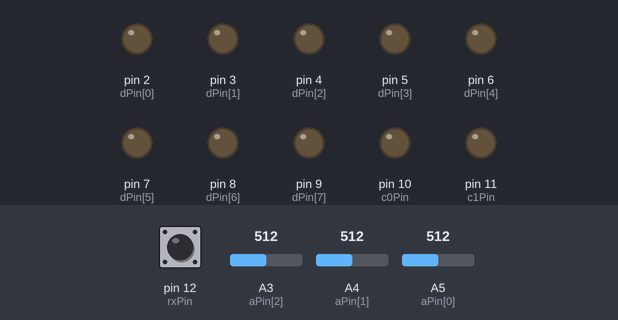
Simulated run of this sketch. Board: Arduino Uno, built with avr-gcc and run on an emulated ATmega328P. Shown: output pins drawn as LEDs (lit = HIGH). The test bench sets the inputs (shaded band); at power-on: pin 12 (rxPin) HIGH, A3 (aPin[2]) = 512, A4 (aPin[1]) = 512, A5 (aPin[0]) = 512. Pins used as bus, display or sensor lines are not drawn.

Above: at 2.2 s.
2.3 s: pin 12 (rxPin) pulsed LOW 5 times (0.12 s each, 0.3 s apart)
At 2.57 s:
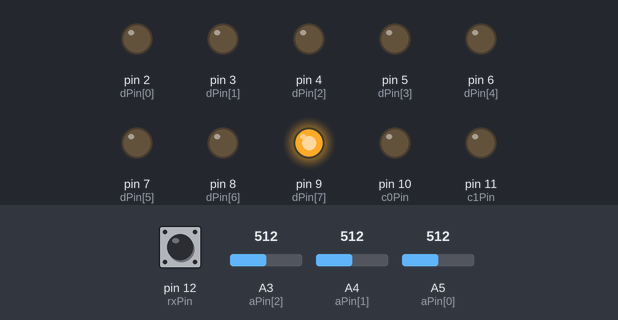
At 4.4 s:
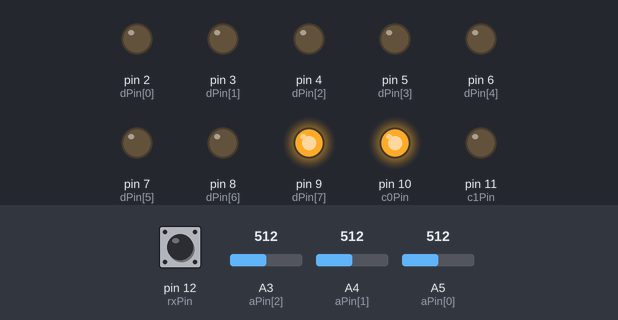
Timing chart, 0 to 5.9 s (numbered marks = the images above; inputs shaded):
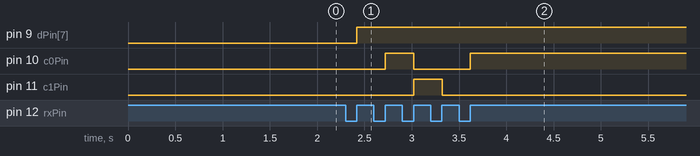

Measured:
- after the input at 2.3 s, pin 9 (dPin[7]): LOW → HIGH after 0.12 s; pin 10 (c0Pin): LOW → HIGH after 0.42 s, → LOW 0.30 s later, → HIGH 0.60 s later; pin 11 (c1Pin): LOW → HIGH after 0.72 s, → LOW 0.30 s later

The sketch:

communicationSerieSimple.ino
```cpp
#define usleep 10000

//#define ledON
// constants won't change. They're used here to
// set pin numbers:
const int txPin = 13;
const int rxPin = 12;
const int dPin[8] ={
  2,3,4,5,6,7,8,9}; //data pin 0
const int c0Pin = 10; //control pin0
const int c1Pin = 11; //control pin1
const int aPin[3] ={
  A5,A4,A3}; //sensor pin
#ifdef ledON
const int led0Pin = A0;
const int led1Pin = A1;
#endif
// variables will change:
int i;
int iAnalog;
int val1;
int val2;
int val3;

void setup() {
#ifdef ledON
  digitalWrite(led1Pin, HIGH);
  digitalWrite(led0Pin, LOW);
#endif
  //Serial.begin(9600);
  //Serial.print("Debut Setup\n");
  for (i = 0; i < 8; i++) {
    pinMode(dPin[i], OUTPUT);
  }
  pinMode(c0Pin, OUTPUT);
  pinMode(c1Pin, OUTPUT);
  pinMode(rxPin, INPUT);
  pinMode(txPin, OUTPUT);
  pinMode(txPin, OUTPUT);
#ifdef ledON
  pinMode(led0Pin, OUTPUT);
  pinMode(led1Pin, OUTPUT);
#endif
  for (i = 0; i < 3; i++) {
    pinMode(aPin[i], INPUT);
  }

  digitalWrite(txPin, LOW);
  for (i = 0; i < 8; i++) {
    digitalWrite(dPin[i], LOW);
  }
  digitalWrite(c0Pin, LOW);
  digitalWrite(c1Pin, LOW);
  iAnalog=0;
  delay(1000);
  //Serial.print("Fin Setup\n");
}
// Read from analog:

void loop(){
  //Serial.print("Debut init\n");
  while(digitalRead(rxPin)==LOW){ // //Serial.print("Attends 1:");//Serial.println(digitalRead(rxPin));
  }

  digitalWrite(txPin, HIGH);
  while(digitalRead(rxPin)==HIGH){  ////Serial.print("Attends 2\n");
  }
  digitalWrite(txPin, LOW);
  //Serial.print("Fin Init\n");


  while (1){ //send data
    //Serial.print("Debut transmission - Attente de Rx Low\n");
    while(digitalRead(rxPin)==LOW){  ////Serial.print("Attends 3\n");
    }
    //Serial.print("Rx recu. Lecture d'une pin analogique\n");

    val1 = analogRead(aPin[0]);// read the input on analog pin
    val2 = analogRead(aPin[1]);
    val3 = analogRead(aPin[2]);
    for (i = 0; i < 8; i++) {
      digitalWrite(dPin[i], (val1 & ( 1 << (i+2) ))>>(i+2));
      //Serial.print((valRead & ( 1 << (i+2) ))>>(i+2));
    }
    //Serial.println("");
    digitalWrite(c0Pin, (0 & ( 1 << 0 ))>>0);
    //Serial.print((iAnalog & ( 1 << 0 ))>>0);
    digitalWrite(c1Pin, (0 & ( 1 << 1 ))>>1);
    //Serial.print( (iAnalog & ( 1 << 1 ))>>1);
    //Serial.println("");
    digitalWrite(txPin, HIGH);// fin de setup les datas
    //Serial.print("Attente confirmation reception\n");
    while(digitalRead(rxPin)==HIGH){  ////Serial.print("Attends 2\n");
    }
    digitalWrite(txPin, LOW);


    while(digitalRead(rxPin)==LOW){  ////Serial.print("Attends 3\n");
    }
    //Serial.print("Rx recu. Lecture d'une pin analogique\n");

    for (i = 0; i < 8; i++) {
      digitalWrite(dPin[i], (val2 & ( 1 << (i+2) ))>>(i+2));
      //Serial.print((valRead & ( 1 << (i+2) ))>>(i+2));
    }
    //Serial.println("");
    digitalWrite(c0Pin, (1 & ( 1 << 0 ))>>0);
    //Serial.print((iAnalog & ( 1 << 0 ))>>0);
    digitalWrite(c1Pin, (1 & ( 1 << 1 ))>>1);
    //Serial.print( (iAnalog & ( 1 << 1 ))>>1);
    //Serial.println("");
    digitalWrite(txPin, HIGH);// fin de setup les datas
    //Serial.print("Attente confirmation reception\n");
    while(digitalRead(rxPin)==HIGH){  ////Serial.print("Attends 2\n");
    }
    digitalWrite(txPin, LOW);


    while(digitalRead(rxPin)==LOW){  ////Serial.print("Attends 3\n");
    }
    //Serial.print("Rx recu. Lecture d'une pin analogique\n");

    for (i = 0; i < 8; i++) {
      digitalWrite(dPin[i], (val3 & ( 1 << (i+2) ))>>(i+2));
      //Serial.print((valRead & ( 1 << (i+2) ))>>(i+2));
    }
    //Serial.println("");
    digitalWrite(c0Pin, (2 & ( 1 << 0 ))>>0);
    //Serial.print((iAnalog & ( 1 << 0 ))>>0);
    digitalWrite(c1Pin, (2 & ( 1 << 1 ))>>1);
    //Serial.print( (iAnalog & ( 1 << 1 ))>>1);
    //Serial.println("");
    digitalWrite(txPin, HIGH);// fin de setup les datas
    //Serial.print("Attente confirmation reception\n");
    while(digitalRead(rxPin)==HIGH){  ////Serial.print("Attends 2\n");
    }
    digitalWrite(txPin, LOW);


    iAnalog=(iAnalog+1)%3;
    //Serial.print("Fin transmission\n");
  }
}
```
